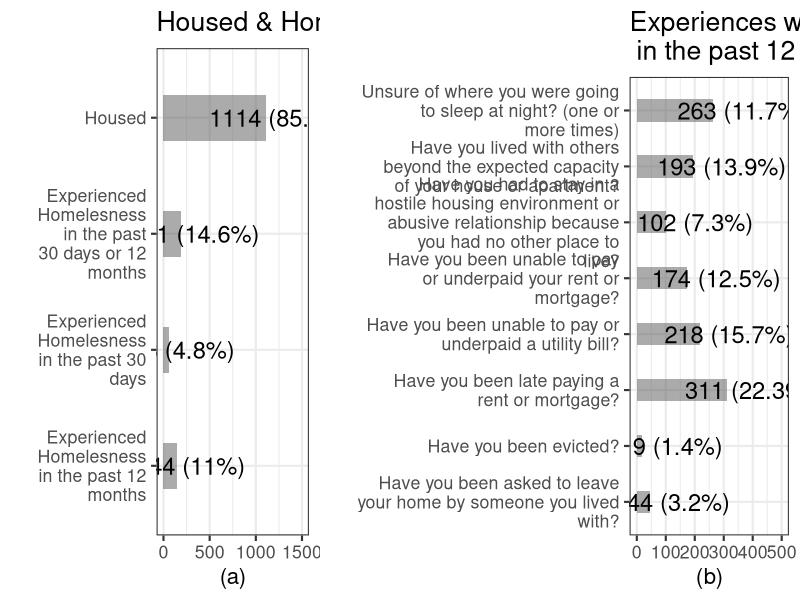
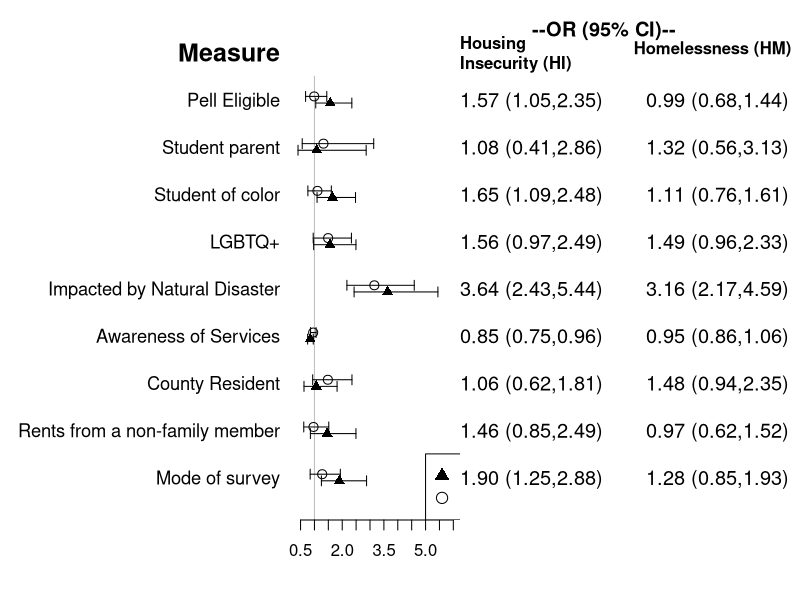

Recreate these plots in R, in order.
library(ggplot2)
library(dplyr)
library(stringr)

#### Figure 1 ---- 
f1 <- readxl::read_excel("Figure 1 - Experiences with Housing Insecurity.xlsx", sheet=3)

f1a <- f1 %>% filter(model=="HM") %>%
            ggplot(aes(x=measure, y=n, label=label)) + 
            geom_col(width=.4, alpha=.5) + geom_text(nudge_y=150, size=6) + 
            coord_flip() + theme_bw(base_size=16) + 
            scale_x_discrete(labels=function(x)(str_wrap(x, width=15))) + 
            scale_y_continuous(limits=c(0,1500)) +
            ylab("(a)") + xlab("") + 
   ggtitle("Housed & Homeless Students")

f1b <- f1 %>% filter(model=="HI") %>%
         ggplot(aes(x=measure, y=n, label=label)) + 
         geom_col(width=.4, alpha=.5) + geom_text(nudge_y=100, size=6) + 
         coord_flip() +theme_bw(base_size=16) + 
         scale_x_discrete(labels=function(x)(str_wrap(x, width=30))) + 
         scale_y_continuous(limits=c(0,500)) +
         ylab("(b)") + xlab("") + 
         ggtitle("Experiences with Housing Insecurity \n in the past 12 months") 
         #theme(plot.title = element_text(size=12))

png("fig1.png", width=1000, height=600)
   gridExtra::grid.arrange(f1a, f1b, nrow=1, widths=c(1,1.5))
dev.off()

#### Forest plots combined ---- 

hi <- readxl::read_excel("Data forest plots v3.xlsx", sheet=1)
names(hi)[3:5] <- c("hi.or", "hi.lcl", "hi.ucl")
hm <- readxl::read_excel("Data forest plots v3.xlsx", sheet=2)
names(hm)[3:5] <- c("hm.or", "hm.lcl", "hm.ucl")

fp <- full_join(hi, hm) 

fp$hi.txt<- paste0(
   sprintf("%.2f", round(fp$hi.or,2)), 
   " (", 
   sprintf("%.2f", round(fp$hi.lcl,2)), 
   ",", 
   sprintf("%.2f", round(fp$hi.ucl,2)), 
   ")"
   )

fp$hm.txt<- paste0(
   sprintf("%.2f", round(fp$hm.or,2)), 
   " (", 
   sprintf("%.2f", round(fp$hm.lcl,2)), 
   ",", 
   sprintf("%.2f", round(fp$hm.ucl,2)), 
   ")"
)

# set plot order according to hypothesis order
# pell, student, nonwhite, lgbtq, cfimpact, servicesindex, buttecountyres, rentdummy, directoutreach

fp$y <- 10-c(1,2,3, 4, 8, 5, 6, 7, 9)


nvar <- max(fp$y)
xlim <- c(0, 6)
eps <- .07


png("models.png", width=960, height=620)

par(mar=c(4, 14, 0.5, 17))
plot.new()
plot.window(xlim=xlim, ylim=c(0.5, nvar+1.5), xlab="a")
segments(1, 0, 1, nvar+.5,  col="grey")
axis(1, at=seq(0.5, max(xlim), by=.5))
# hi model
points(x=fp$hi.or, y=(fp$y-eps), pch=17, cex=1.1)
arrows(fp$hi.lcl, (fp$y-eps), fp$hi.ucl, (fp$y-eps), code=3, length=0.05, angle=90)
# hm model
points(x=fp$hm.or, y=(fp$y+eps), pch=1, cex=1.2)
arrows(fp$hm.lcl, (fp$y+eps), fp$hm.ucl, (fp$y+eps), code=3, length=0.05, angle=90)

legend(x=5, y=1.5, 
       legend = c("HI", "HM"), 
       pch = c(17,1),
       pt.cex = 1.5, 
       cex = 1.1, 
       text.col = "black", 
       horiz = F , 
       inset = c(0.1, 0.1))


mtext(fp$Label, at=fp$y, adj=1, side=2, las=2, cex=1.1)
mtext("Measure", at=nvar+1, adj=1, side=2, las=2, cex=1.5, font=2)
mtext(fp$hi.txt, at=fp$y, adj=0, side=4, las=2, cex=1.2)
mtext(fp$hm.txt, at=fp$y, adj=-1.3, side=4, las=2, cex=1.2)

mtext("Housing\nInsecurity (HI)", at=nvar+1, adj=0, side=4, las=2, cex=1, font=2)
mtext("Homelessness (HM)"       , at=nvar+1.1, adj=-1.1, side=4, las=2, cex=1, font=2)
mtext("--OR (95% CI)--"        , at=nvar+1.5, adj=-.5, side=4, las=2, cex=1.2, font=2)

dev.off()

